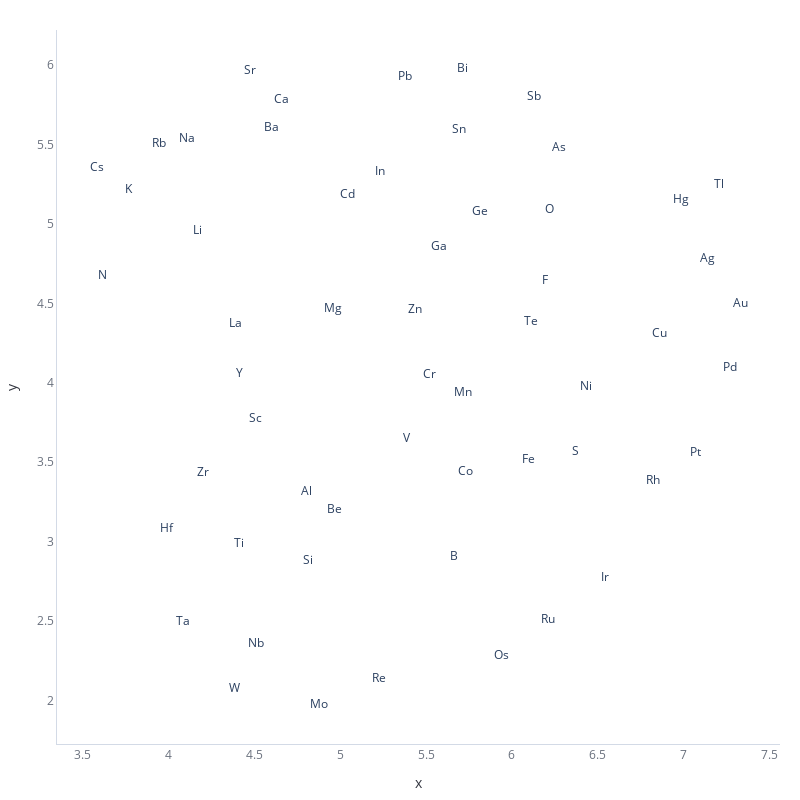

The cell this chart's notebook holds for it:
### Code cell
spec_df.columns = [str(c) for c in spec_df.columns]
px.scatter(spec_df.reset_index(), x='x', y='y', text='index', width=800, height=800, opacity=0)

### Figure 1 — Plotly figure (JSON) as saved in the notebook; plotly's stock layout.template omitted (floating-point values rounded to 4 significant figures)
{"data": [{"hovertemplate": "x=%{x}<br>y=%{y}<br>index=%{text}<extra></extra>", "legendgroup": "", "marker": {"color": "#1846b3", "opacity": 0, "symbol": "circle"}, "mode": "markers+text", "name": "", "orientation": "v", "showlegend": false, "text": ["Li", "Be", "B", "N", "O", "F", "Na", "Mg", "Al", "Si", "S", "K", "Ca", "Sc", "Ti", "V", "Cr", "Mn", "Fe", "Co", "Ni", "Cu", "Zn", "Ga", "Ge", "As", "Rb", "Sr", "Y", "Zr", "Nb", "Mo", "Ru", "Rh", "Pd", "Ag", "Cd", "In", "Sn", "Sb", "Te", "Cs", "Ba", "La", "Hf", "Ta", "W", "Re", "Os", "Ir", "Pt", "Au", "Hg", "Tl", "Pb", "Bi"], "type": "scatter", "x": [4.173, 4.971, 5.664, 3.617, 6.216, 6.19, 4.109, 4.961, 4.805, 4.813, 6.366, 3.773, 4.658, 4.51, 4.414, 5.386, 5.519, 5.717, 6.095, 5.729, 6.428, 6.86, 5.437, 5.573, 5.816, 6.275, 3.95, 4.477, 4.415, 4.201, 4.513, 4.877, 6.212, 6.82, 7.27, 7.137, 5.041, 5.231, 5.691, 6.13, 6.111, 3.586, 4.603, 4.395, 3.993, 4.085, 4.387, 5.229, 5.936, 6.54, 7.066, 7.326, 6.981, 7.205, 5.379, 5.715], "xaxis": "x", "y": [4.959, 3.197, 2.903, 4.676, 5.089, 4.64, 5.534, 4.465, 3.316, 2.881, 3.563, 5.213, 5.782, 3.772, 2.983, 3.646, 4.052, 3.937, 3.516, 3.438, 3.974, 4.309, 4.461, 4.855, 5.078, 5.478, 5.506, 5.966, 4.057, 3.435, 2.354, 1.975, 2.507, 3.385, 4.096, 4.78, 5.183, 5.325, 5.59, 5.802, 4.381, 5.356, 5.608, 4.37, 3.079, 2.496, 2.075, 2.137, 2.281, 2.773, 3.561, 4.498, 5.153, 5.247, 5.926, 5.974], "yaxis": "y"}], "layout": {"height": 800, "legend": {"tracegroupgap": 0}, "width": 800, "xaxis": {"anchor": "y", "domain": [0, 1], "title": {"text": "x"}}, "yaxis": {"anchor": "x", "domain": [0, 1], "title": {"text": "y"}}}}
